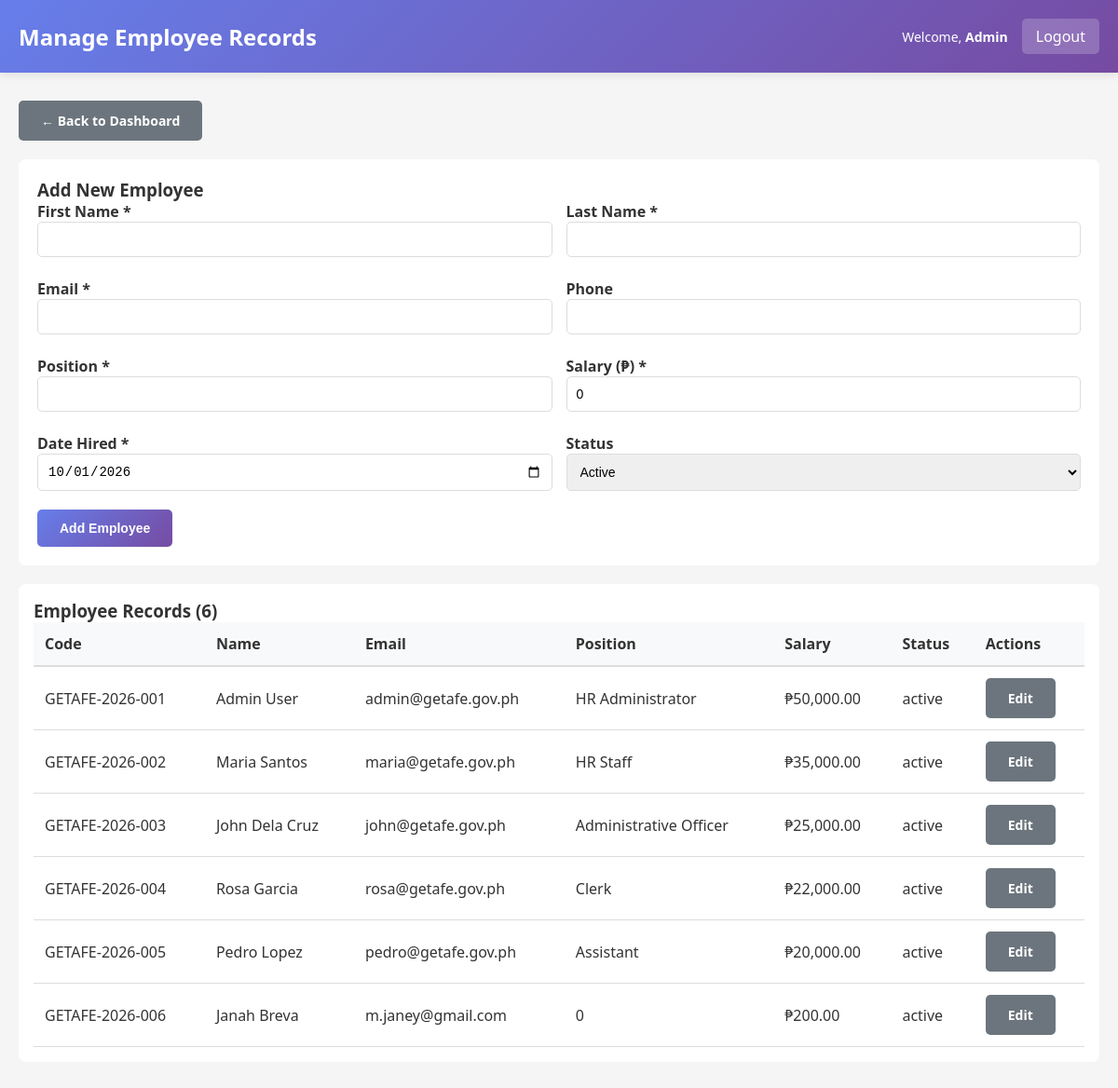
/admin/manage_employees.php (signed in), run on an earlier commit of the app's database.
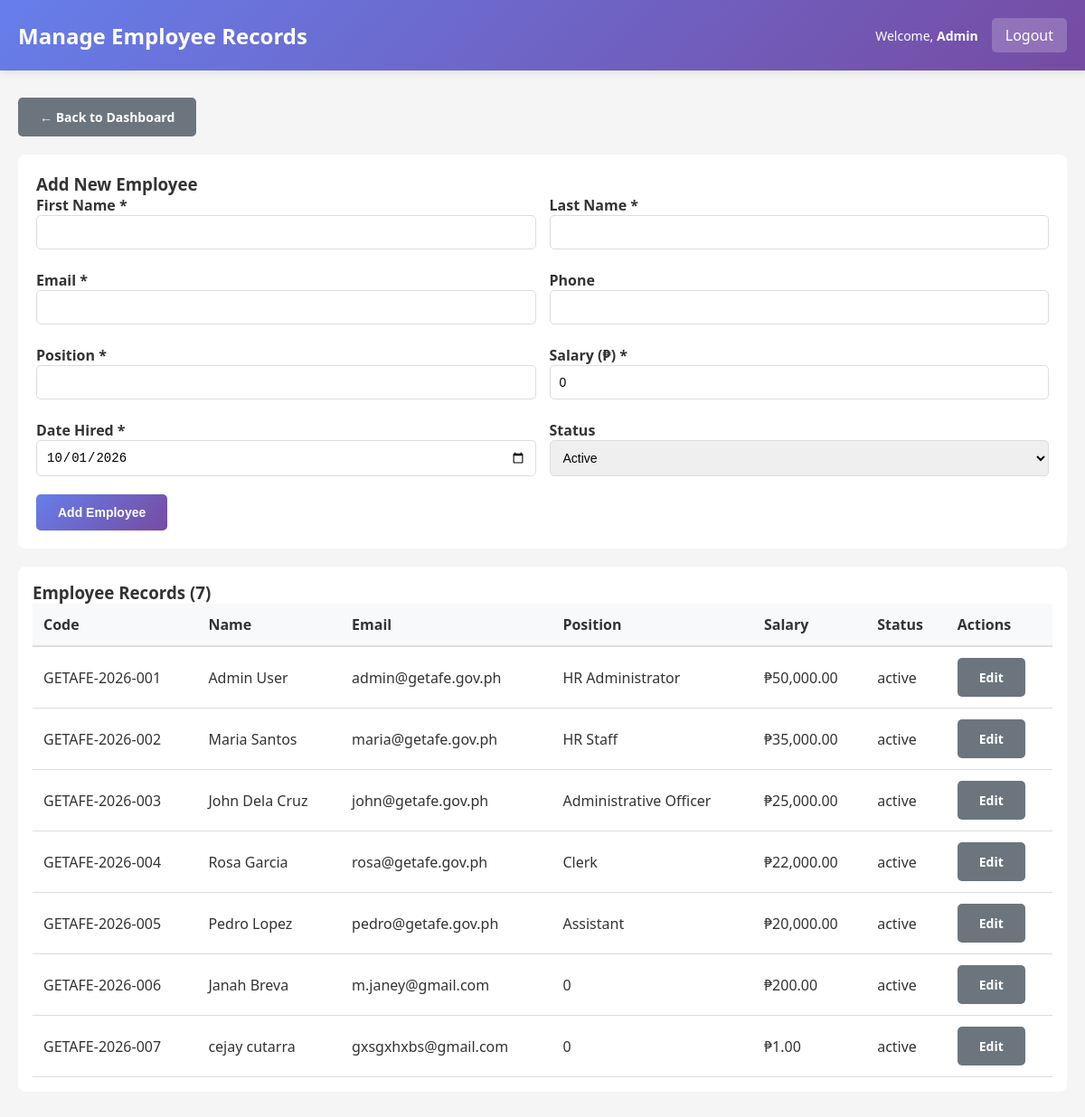
And on a later commit of the database.
### tables this page shows
CREATE TABLE `employees` (
  `employee_id` int(11) NOT NULL AUTO_INCREMENT,
  `employee_code` varchar(20) NOT NULL,
  `first_name` varchar(50) NOT NULL,
  `last_name` varchar(50) NOT NULL,
  `email` varchar(100) NOT NULL,
  `phone` varchar(20) DEFAULT NULL,
  `position` varchar(100) DEFAULT NULL,
  `salary` decimal(10,2) DEFAULT NULL,
  `date_hired` date DEFAULT NULL,
  `status` enum('active','inactive') DEFAULT 'active',
  `created_at` timestamp NOT NULL DEFAULT current_timestamp(),
  `updated_at` timestamp NOT NULL DEFAULT current_timestamp() ON UPDATE current_timestamp(),
  `department` varchar(100) DEFAULT NULL,
  `qr_code` varchar(255) DEFAULT NULL,
  `qr_generated_date` datetime DEFAULT NULL,
  PRIMARY KEY (`employee_id`),
  UNIQUE KEY `employee_code` (`employee_code`),
  UNIQUE KEY `email` (`email`)
);

### includes/functions.php (called while the page is built, shortened)
<?php
function get_employee_info($conn, $employee_id) {
    $stmt = $conn->prepare("SELECT * FROM employees WHERE employee_id = ? LIMIT 1");
    $stmt->bind_param("i", $employee_id);
    $stmt->execute();
    $res = $stmt->get_result();
    $row = $res->fetch_assoc();
    return $row ?: null;
}
?>

### admin/manage_employees.php (the view, shortened to what the changed rows need)
<?php
require_once '../config/database.php';
require_once '../includes/functions.php';
$admin = get_employee_info($conn, $_SESSION['employee_id']);
$employees_result = $conn->query("SELECT * FROM employees ORDER BY employee_code");
$employees = $employees_result ? $employees_result->fetch_all(MYSQLI_ASSOC) : [];
?>
<!DOCTYPE html>
<html lang="en">
<head>
    <link rel="stylesheet" href="../assets/css/style.css">
</head>
<body>
    <div class="navbar">
        <h2>Manage Employee Records</h2>
        <div class="navbar-user">
            <span>Welcome, <strong><?php echo htmlspecialchars($admin['first_name']); ?></strong></span>
        </div>
    </div>
    <div class="container">
        <div style="background:white;padding:16px;border-radius:8px">
            <h3>Employee Records (<?php echo count($employees); ?>)</h3>
            <table>
                <thead>
                    <tr>
                        <th>Code</th>
                        <th>Name</th>
                        <th>Email</th>
                        <th>Position</th>
                        <th>Salary</th>
                        <th>Status</th>
                        <th>Actions</th>
                    </tr>
                </thead>
                <tbody>
                    <?php if (empty($employees)): ?>
                        <tr><td colspan="7" style="padding:12px;color:#666">No employees found.</td></tr>
                    <?php else: foreach ($employees as $emp): ?>
                        <tr>
                            <td><?php echo htmlspecialchars($emp['employee_code']); ?></td>
                            <td><?php echo htmlspecialchars($emp['first_name'].' '.$emp['last_name']); ?></td>
                            <td><?php echo htmlspecialchars($emp['email']); ?></td>
                            <td><?php echo htmlspecialchars($emp['position']); ?></td>
                            <td>₱<?php echo number_format($emp['salary'],2); ?></td>
                            <td><?php echo htmlspecialchars($emp['status']); ?></td>
                            <td>
                                <a href="manage_employees.php?edit=<?php echo (int)$emp['employee_id']; ?>" class="btn btn-secondary">Edit</a>
                            </td>
                        </tr>
                    <?php endforeach; endif; ?>
                </tbody>
            </table>
        </div>
    </div>
</body>
</html>

What changed in the data, as far as the page shows it:
added employees: employee_code "GETAFE-2026-007", first_name+last_name "cejay cutarra", email "gxsgxhxbs@gmail.com", position "0", salary "1.00", status "active"
Also different on the page:
count($employees): "6" → "7"
